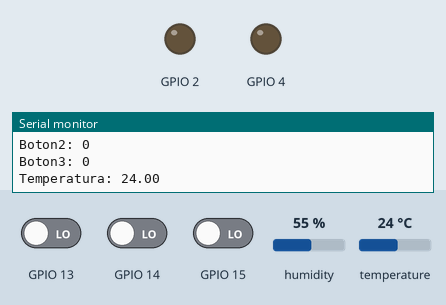
The sketch below on a simulated ESP32. Parts: output pins drawn as LEDs (lit = HIGH), the last lines printed to the serial monitor. The test bench sets the inputs (shaded band); at power-on: temperature 24 °C, GPIO 13 LOW, GPIO 14 LOW, GPIO 15 LOW, humidity 55 %.

Above: at 3.8 s.
3.9 s: temperature set to 27 °C
7.7 s: temperature set to 30 °C
At 9.8 s:
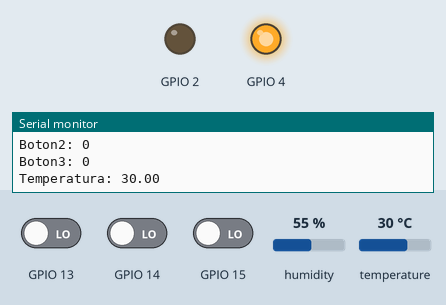
11.0 s: GPIO 13 driven HIGH
At 14.3 s:
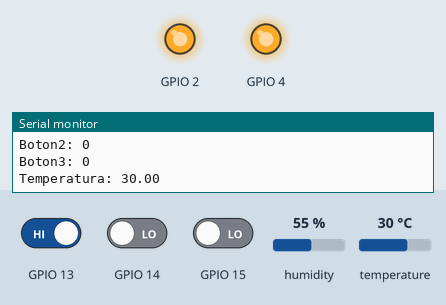
14.6 s: temperature set to 12 °C
At 17.8 s:
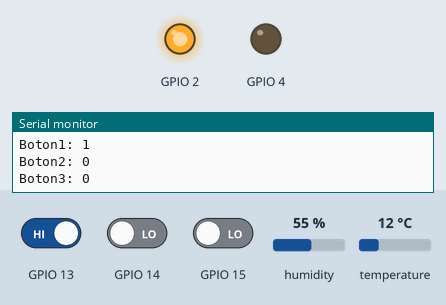
18.1 s: temperature set to 33 °C
At 19.7 s:
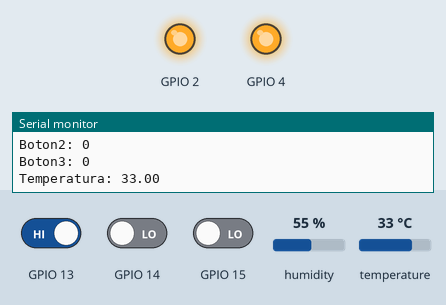
21.4 s: temperature set to 19 °C
At 25.2 s:
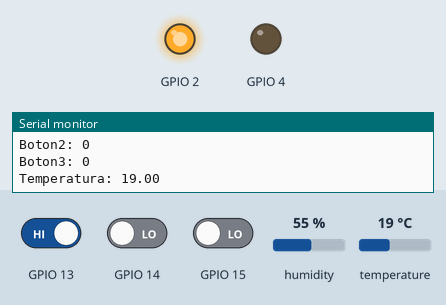
Timing chart, 0 to 26.7 s (numbered marks = the images above; inputs shaded):
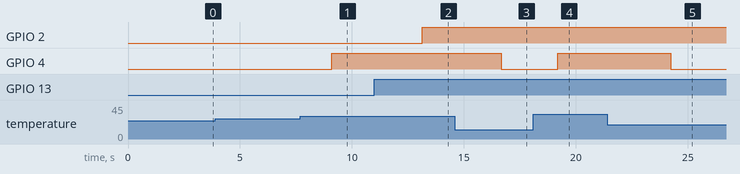

Measured:
- the behaviour switches between 28 and 29 °C on temperature (found by bisection; images 0 and 1)
- after the input at 7.7 s, GPIO 4: LOW → HIGH after 1.4 s
- after the input at 11.0 s, GPIO 2: LOW → HIGH after 2.1 s
- after the input at 14.6 s, GPIO 4: HIGH → LOW after 2.1 s
- after the input at 18.1 s, GPIO 4: LOW → HIGH after 1.1 s
- after the input at 21.4 s, GPIO 4: HIGH → LOW after 2.8 s

The sketch:

dhtEsp32.ino
```cpp
/*
Sensor de temperatura y humedad
Boton1: Manual. Activa la refrigeración al ser presionado
Boton2: Alta demanda
Boton3: Sobre carga de funcionamiento

Led1: Refrigeracion manual
Led2: Refrigeración automática

1. Que se encienda la refrigeracion manual cada que se presione el boton de manual
2. La refrigeracion manual tiene prioridad a la refrigeracion automática.
3. Si la termperatura es alta (mayor a 28, por ejemplo), se activa la refrigeracion automática
4. Si tengo alta demanda o sobre carga, se activa la refrigeración automática
5. Si tengo alta demanda o sobrecarga de funcionamiento y ademas temperatura alta, se activan ambas refrigeraciones

Comportamiento
Entradas    B1, B2, B3, Temp (0 cuando temp <= 28, 1 cuando temp > 28)
Salidas     Led1, Led2

B1  B2  B3  Temp  Led1  Led2
0   0   0   0     0     0
0   0   0   1     0     1
0   0   1   0     0     1
0   0   1   1     1     1
0   1   0   0     0     1
0   1   0   1     1     1
0   1   1   0     0     1
0   1   1   1     1     1
1   0   0   0     1     0
1   0   0   1     1     1
1   0   1   0     1     1
1   0   1   1     1     1
1   1   0   0     1     1
1   1   0   1     1     1
1   1   1   0     1     1
1   1   1   1     1     1

Led1 = B3Temp + B2Temp + B1
Led2 = Temp + B3 + B2


Botones 14, 15, 13
Leds 4, 2
DHT11 12
*/
#include "DHT.h"

#define DHTPIN 16     // Digital pin connected to the DHT sensor
#define DHTTYPE DHT11   // DHT 11
//#define DHTTYPE DHT22   // DHT 22  (AM2302), AM2321
DHT dht(DHTPIN, DHTTYPE);
int estadoBoton1 = 0, estadoBoton2 = 0, estadoBoton3 = 0;
bool led1 = false, led2 = false, temBool = false;

void setup() {
  Serial.begin(9600);
  Serial.println("DHTxx test!");

  dht.begin();
  pinMode(13, INPUT);
  pinMode(14, INPUT);
  pinMode(15, INPUT);

  pinMode(4, OUTPUT);
  pinMode(2, OUTPUT);
}

void loop() {
  //lectura de botones
  estadoBoton1 = digitalRead(13);
  estadoBoton2 = digitalRead(14);
  estadoBoton3 = digitalRead(15);

  Serial.println("Boton1: " + String(estadoBoton1));
  Serial.println("Boton2: " + String(estadoBoton2));
  Serial.println("Boton3: " + String(estadoBoton3));

  delay(500);

  float t = dht.readTemperature();
  Serial.println("Temperatura: " + String(t));
  if(t <= 28)
    temBool = false;
  else if(t > 28)
    temBool = true;

  //logica
  //B3Temp + B2Temp + B1
  led1 = estadoBoton3 & temBool | estadoBoton2 & temBool | estadoBoton1;

  //Temp + B3 + B2
  led2 = temBool | estadoBoton3 | estadoBoton2;

  if(led1 == true){
    digitalWrite(2, HIGH);
    delay(1000);
  }
  else{
    digitalWrite(2, LOW);
    delay(1000);
  }

  if(led2 == true){
    digitalWrite(4, HIGH);
    delay(1000);
  }
  else{
    digitalWrite(4, LOW);
    delay(1000);
  }

}
```
